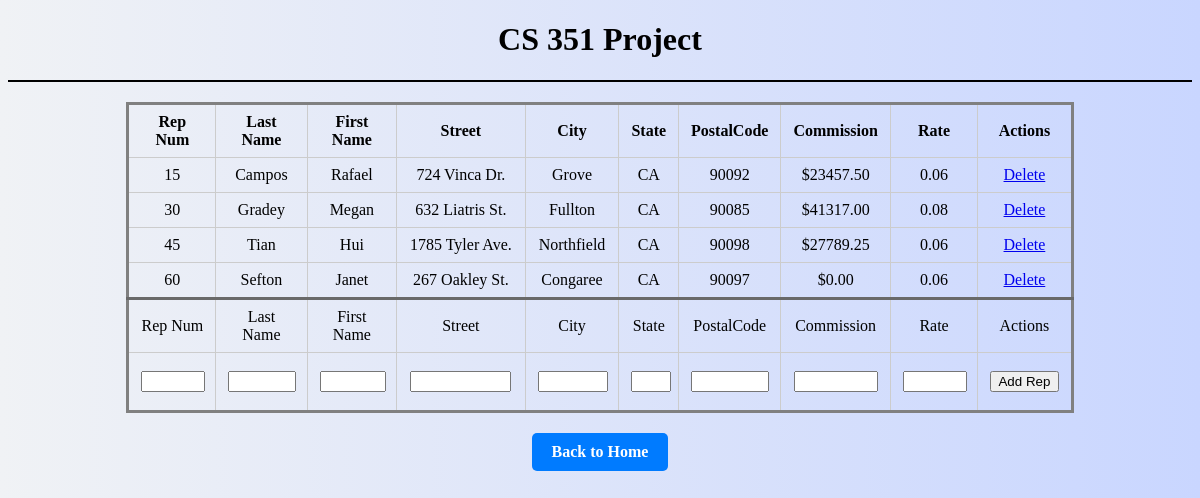
Screenshot of /repView (signed in) with the database file from the repository.
### Models.py (models this page shows, shortened)
class rep(db.Model):
    __tablename__ = 'rep'
    repNum = db.Column(CHAR(2), primary_key=True)
    lastName = db.Column(CHAR(15))
    firstName = db.Column(CHAR(15))
    street = db.Column(CHAR(15))
    city = db.Column(CHAR(15))
    state = db.Column(CHAR(2))
    postalCode = db.Column(CHAR(5))
    commission = db.Column(DECIMAL(7, 2))
    rate = db.Column(DECIMAL(3, 2))

### App.py (the view)
@app.route("/repView", methods=["POST", "GET"])
@login_required
def repPage():
    if request.method == "POST":
        newRepTask = rep(repNum=request.form["repNum"],
                         lastName=request.form["l_Name"],
                         firstName=request.form["f_Name"],
                         street=request.form["street"],
                         city=request.form["city"],
                         state=request.form["state"],
                         postalCode=request.form["postalCode"],
                         commission=request.form["commission"],
                         rate=request.form["rate"])
        try:
            db.session.add(newRepTask)
            db.session.commit()
            return redirect("/repView")
        except Exception as e:
            print(f"ERROR:{e}")
            return f"ERROR:{e}"
    else:
        tasks = rep.query.order_by(rep.repNum).all()
        return render_template("rep.html", tasks=tasks)

### App.py (called while the page is built)
@login_manager.user_loader
def load_user(user_id):
    return admins.query.get(int(user_id))

### Templates/rep.html (shortened to what this page needs)
 {% extends "base.html"%}
 {% block body %}
<div class = "repContent">
    <div style="text-align: center; margin-top: 20px;">
      <h1>CS 351 Project</h1>
    </div>
    <hr class="divider">
     {% if tasks | length < 1%}
     <h3>Sadly, you have not put anything in the table.</h3>
     {% else %}
     <table>
        <colgroup>
          <col style="width: 10%;">
          <col style="width: 10%;">
          <col style="width: 10%;">
          <col style="width: 15%;">
          <col style="width: 10%;">
          <col style="width: 5%;">
          <col style="width: 10%;">
          <col style="width: 10%;">
          <col style="width: 10%;">
          <col style="width: 10%;">
        </colgroup>
        <tr>
            <th>Rep Num</th>
            <th>Last Name</th>
            <th>First Name</th>
            <th>Street</th>
            <th>City</th>
            <th>State</th>
            <th>PostalCode</th>
            <th>Commission</th>
            <th>Rate</th>
            <th>Actions</th>
        </tr>
         {% for task in tasks%}
        <tr>
            <td>{{task.repNum}}</td>
            <td>{{task.lastName}}</td>
            <td>{{task.firstName}}</td>
            <td>{{task.street}}</td>
            <td>{{task.city}}</td>
            <td>{{task.state}}</td>
            <td>{{task.postalCode}}</td>
            <td>${{task.commission}}</td>
            <td>{{task.rate}}</td>
            <td><a href="/deleteRep/{{task.repNum}}"> Delete </a></td>
        </tr>
        {% endfor %}
        <tr class="border-top">
          <td>Rep Num</td>
          <td>Last Name</td>
          <td>First Name</td>
          <td>Street</td>
          <td>City</td>
          <td>State</td>
          <td>PostalCode</td>
          <td>Commission</td>
          <td>Rate</td>
          <td>Actions</td>
        </tr>
        <tr>
          <form action="#" method="post">
            <td><input type="text" name="repNum" id="repNum" required style="width: 90%"></td>
            <td><input type="text" name="l_Name" id="l_Name" required style="width: 90%"></td>
            <td><input type="text" name="f_Name" id="f_Name" required style="width: 90%"></td>
            <td><input type="text" name="street" id="street" required style="width: 90%"></td>
            <td><input type="text" name="city" id="city" required style="width: 90%"></td>
            <td><input type="text" name="state" id="state" required style="width: 90%"></td>
            <td><input type="text" name="postalCode" id="postalCode" required style="width: 90%"></td>
            <td><input type="text" name="commission" id="commission" required style="width: 90%"></td>
            <td><input type="text" name="rate" id="rate" required style="width: 90%"></td>
            <td><input type="submit" value="Add Rep" id="btn_add"required style="width: 100%"></td>
          </form>
        </tr>
    </table>
    {% endif %}
<a href="/dashboard" class="button-link" style="display: block; width: fit-content; margin: 20px auto;">Back to Home</a>
{%endblock%}

### Templates/base.html (shortened to what this page needs)
<!DOCTYPE html>
<html lang="en">
    <head>
        <link rel="stylesheet" href="{{ url_for('static', filename='styles.css') }}" />
    </head>
    <body>
        {% block body %}{% endblock %}
    </body>
</html>

### Static/styles.css (style rules this page uses)
body { background-color: rgb(255, 255, 255); }

### Templates/base.html (style rules this page uses)
body { background: linear-gradient(to right, #f0f2f5, #c9d6ff); }

### Templates/rep.html (style rules this page uses)
table { margin-left: 20px; margin-right: 20px; border-style: solid; border-spacing: 10px; border-radius: 10px; margin: 20px auto; border-collapse: collapse; width: 80%; }
th, td { border: 1px solid #ccc; padding: 8px 12px; text-align: center; }
.border-top td { border-top: 3px solid dimgray; }
input { margin-top: 10px; margin-bottom: 10px; }
.divider { border: none; height: 2px; background-color: black; width: 100%; margin: 10px 0 20px 0; }
.button-link { display: inline-block; padding: 10px 20px; background-color: #007bff; color: white; text-decoration: none; border-radius: 5px; font-weight: bold; transition: background-color 0.2s ease; }

### rows the page displays
rep: repNum "15", lastName "Campos", firstName "Rafael", street "724 Vinca Dr.", city "Grove", state "CA", postalCode "90092", commission "23457.50", rate "0.06"
rep: repNum "30", lastName "Gradey", firstName "Megan", street "632 Liatris St.", city "Fullton", state "CA", postalCode "90085", commission "41317.00", rate "0.08"
rep: repNum "45", lastName "Tian", firstName "Hui", street "1785 Tyler Ave.", city "Northfield", state "CA", postalCode "90098", commission "27789.25", rate "0.06"
rep: repNum "60", lastName "Sefton", firstName "Janet", street "267 Oakley St.", city "Congaree", state "CA", postalCode "90097", commission "0.00", rate "0.06"
